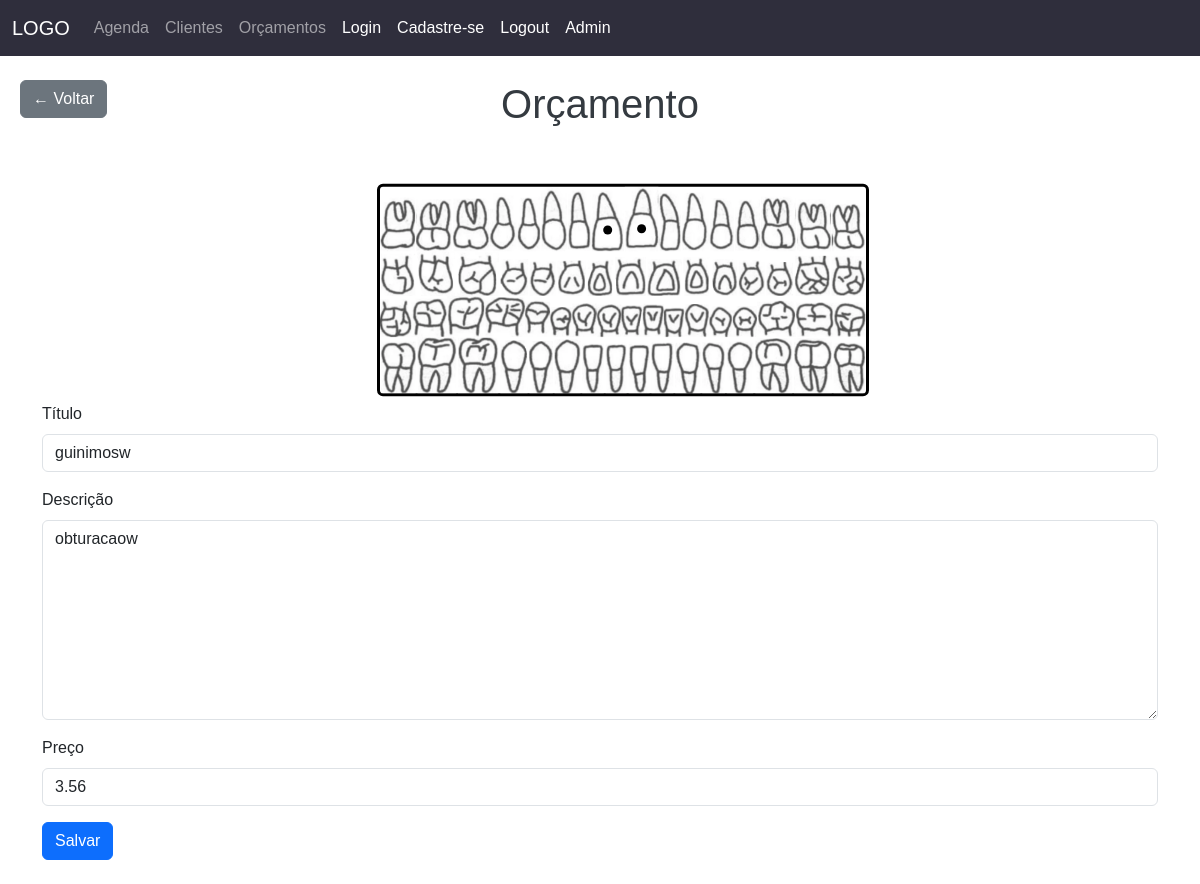
The app's page /orcamento/editar/13/ (signed in) with its own data.
### consultorio/models.py (models this page shows)
class Orcamento(models.Model):
    titulo = models.CharField(max_length=200)
    descricao = models.CharField(max_length=1000)
    preco = models.DecimalField(max_digits=10, decimal_places=2)
    dentes_com_circulo = models.JSONField(default=list)
    dentes_com_risco = models.JSONField(default=list)
    cliente = models.ForeignKey('Cliente', on_delete=models.CASCADE, related_name='orcamentos', null=True)

### consultorio/views.py (the view, shortened to what this page needs)
# urls.py: path('orcamento/editar/<int:id>/', views.editar_orcamento, name='editar_orcamento'),
@login_required(login_url="/auth/login")
def editar_orcamento(request, id):
    orcamento = get_object_or_404(Orcamento, id=id)
    return render(request, 'cadastrar_orcamento.html', {'orcamento': orcamento, 'dentes': range(1, 65)})

### consultorio/templates/cadastrar_orcamento.html (shortened to what this page needs)
{% extends "base.html" %}
{% load static %}
{% block conteudo %}
<div class="container mt-4">
    <a href="{% url 'listar_orcamentos' %}" class="btn btn-secondary"
        style="position: absolute; top: 80px; left: 20px;">
        ← Voltar
    </a>
    <h1 style="text-align: center;">Orçamento</h1>
    <div class="container-dentes hidden" id="container-dentes">
        {% for i in dentes %}
        <div class="dente" id="dente-{{ i }}">
            <img src="{% static 'images/' %}dente-{{ i }}.png" alt="Dente {{ i }}" class="dente-img">
            <div class="imagem-overlay"></div>
            <div class="circulo"
                style="visibility: {% if i|stringformat:'d' in orcamento.dentes_com_circulo %}visible{% else %}hidden{% endif %};">
            </div>
        </div>
        {% endfor %}
    </div>
    <form method="post" action="" class="mt-2">
        <div class="mb-3">
            <label for="titulo" class="form-label">Título</label>
            <input type="text" class="form-control" id="titulo" name="titulo" value="{{ orcamento.titulo|default:'' }}">
        </div>
        <div class="mb-3">
            <label for="descricao" class="form-label">Descrição</label>
            <textarea class="form-control" id="descricao" name="descricao" style="height: 200px;">{{ orcamento.descricao|default:'' }}</textarea>
        </div>
        <div class="mb-3">
            <label for="preco" class="form-label">Preço</label>
            <input type="number" class="form-control" id="preco" name="preco" value="{{ orcamento.preco|default:'' }}" step="any">
        </div>
        <button type="submit" class="btn btn-primary mb-4">Salvar</button>
    </form>
</div>
{% endblock %}

### staticfiles/css/mystyles.css (style rules this page uses)
body { font-family: Arial, sans-serif; }
h1 { color: #343a40; }

### consultorio/templates/cadastrar_orcamento.html (style rules this page uses)
.container-dentes { position: relative; display: flex; flex-wrap: wrap; justify-content: center; align-items: end; width: 1640px; justify-content: space-around; transform: scale(0.3); margin-top: -200px; margin-bottom: -250px; background-color: white; border: 10px solid black; border-radius: 20px; transform-origin: left; margin-left: 30%; }
.dente img { display: block; width: 100%; height: 100%; filter: opacity(70%); }
.dente { position: relative; cursor: pointer; }
.imagem-overlay { position: absolute; top: 0; left: 0; width: 100%; height: 100%; background-color: transparent; transition: background-color 0.1s ease-in-out; }
.circulo { position: absolute; top: 65%; left: 50%; width: 30px; height: 30px; border-radius: 50%; background-color: rgb(0, 0, 0); visibility: hidden; transform: translate(-50%, -50%); }

### records on screen
Orcamento: titulo "guinimosw", descricao "obturacaow", preco "3.56"
